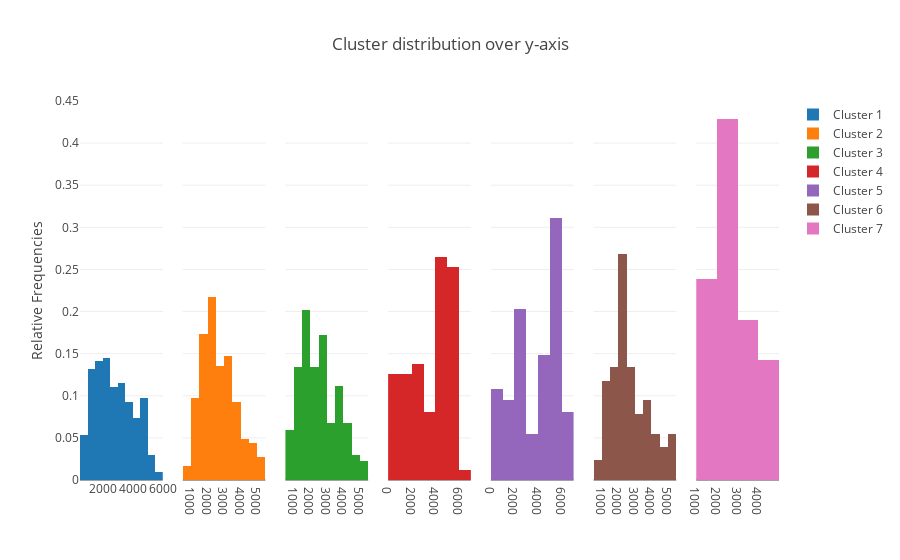

Source (notebook cell):
### Code cell
#plot of y-axis 
from plotly import tools
def histogram_y(data, i):
    trace = go.Histogram(
        x = data[:, 1],
        histnorm = 'probability', 
        name = 'Cluster {}'.format(i),
        
        )
    return trace
traces = [histogram_y(data, i+1) for i, data in enumerate(cluster_sorted_split)] 
fig = tools.make_subplots(rows = 1, cols = 7, shared_yaxes=True)
for i, trace in enumerate(traces):
    fig.append_trace(trace, 1, i+1)
    fig['layout'].update(title='Cluster distribution over y-axis', yaxis=dict(
        title = 'Relative Frequencies'),
        )
iplot(fig)

### Figure 1 — Plotly figure (JSON) as saved in the notebook; plotly's stock layout.template omitted (floating-point values rounded to 4 significant figures; data arrays with more than 128 entries replaced by an {"elided": "..."} marker saying what was removed)
{"data": [{"histnorm": "probability", "name": "Cluster 1", "type": "histogram", "x": {"elided": "409 int values"}, "xaxis": "x1", "yaxis": "y1"}, {"histnorm": "probability", "name": "Cluster 2", "type": "histogram", "x": {"elided": "184 int values"}, "xaxis": "x2", "yaxis": "y1"}, {"histnorm": "probability", "name": "Cluster 3", "type": "histogram", "x": {"elided": "134 int values"}, "xaxis": "x3", "yaxis": "y1"}, {"histnorm": "probability", "name": "Cluster 4", "type": "histogram", "x": [4397, 794, 1769, 5504, 731, 3157, 3166, 927, 785, 904, 4284, 4957, 2838, 4552, 5062, 4359, 4132, 6013, 5967, 5839, 5408, 4642, 1598, 1070, 1381, 4809, 4899, 5287, 4837, 4693, 4380, 4721, 953, 4857, 4367, 4448, 4313, 5083, 5431, 1439, 2445, 1408, 1459, 1080, 2366, 5191, 2704, 893, 776, 776, 2651, 2502, 3967, 3848, 2005, 5224, 4870, 3693, 5044, 5328, 5270, 2524, 539, 5308, 4589, 5095, 5948, 2467, 2292, 2151, 5462, 4056, 876, 4957, 4618, 4015, 5424, 5460, 3030, 5177, 1306, 1687, 5780, 1041, 2713, 5719, 3795], "xaxis": "x4", "yaxis": "y1"}, {"histnorm": "probability", "name": "Cluster 5", "type": "histogram", "x": [4959, 6628, 4851, 5872, 5859, 4912, 6125, 6397, 6266, 5746, 5723, 5330, 5179, 1530, 2221, 5462, 5698, 5139, 5326, 5240, 5939, 2133, 2145, 5891, 5897, 4585, 4889, 5443, 4981, 5106, 5120, 385, 5064, 869, 978, 935, 920, 801, 1692, 1089, 1048, 3279, 3384, 3271, 3044, 2908, 1085, 2932, 2846, 2514, 2548, 2335, 2430, 2079, 2286, 2247, 2108, 913, 1849, 1083, 829, 2832, 6257, 6672, 4552, 5302, 5001, 4926, 5084, 5299, 4358, 4919, 4897, 5088], "xaxis": "x5", "yaxis": "y1"}, {"histnorm": "probability", "name": "Cluster 6", "type": "histogram", "x": [2944, 2647, 2953, 4035, 3937, 2224, 2397, 2351, 2484, 2779, 2122, 2076, 2273, 5157, 1937, 3449, 5358, 1562, 2035, 1578, 2719, 1389, 1317, 3926, 3954, 3829, 3208, 2376, 2332, 1501, 2247, 3323, 2548, 901, 4431, 1145, 5441, 1035, 1157, 1769, 1674, 1638, 1698, 4867, 1570, 1968, 2006, 961, 709, 4522, 1027, 1773, 2011, 1872, 1201, 1770, 1951, 4471, 4331, 4237, 5020, 1025, 2295, 1214, 1731, 1499, 2683, 2178, 2432, 2245, 3616, 4695, 2744, 3405, 3332, 2939, 2716, 1514, 2515, 2365, 3155, 2356, 2773, 2168, 3244, 3134, 3384, 3312, 2465, 2343, 2918, 2348, 5420, 5454, 2093, 4236, 2110, 2144, 2246, 2333, 2855, 2482, 3789, 3763, 3984, 3934, 3714, 1205, 1032, 3605, 5092, 1340, 1313, 1905, 2252, 4680, 4711, 1126, 2655, 2409, 2498, 2753, 2328, 3721, 2284, 2881, 4104], "xaxis": "x6", "yaxis": "y1"}, {"histnorm": "probability", "name": "Cluster 7", "type": "histogram", "x": [3289, 2471, 4251, 2965, 1702, 3715, 3749, 2211, 1812, 4880, 3617, 2933, 4819, 2114, 2633, 1141, 1178, 1504, 2302, 2097, 2361], "xaxis": "x7", "yaxis": "y1"}], "layout": {"title": "Cluster distribution over y-axis", "xaxis1": {"anchor": "y1", "domain": [0, 0.1184]}, "xaxis2": {"anchor": "free", "domain": [0.1469, 0.2653], "position": 0}, "xaxis3": {"anchor": "free", "domain": [0.2939, 0.4122], "position": 0}, "xaxis4": {"anchor": "free", "domain": [0.4408, 0.5592], "position": 0}, "xaxis5": {"anchor": "free", "domain": [0.5878, 0.7061], "position": 0}, "xaxis6": {"anchor": "free", "domain": [0.7347, 0.8531], "position": 0}, "xaxis7": {"anchor": "free", "domain": [0.8816, 1.0], "position": 0}, "yaxis": {"title": "Relative Frequencies"}, "yaxis1": {"anchor": "x1", "domain": [0, 1]}}}
